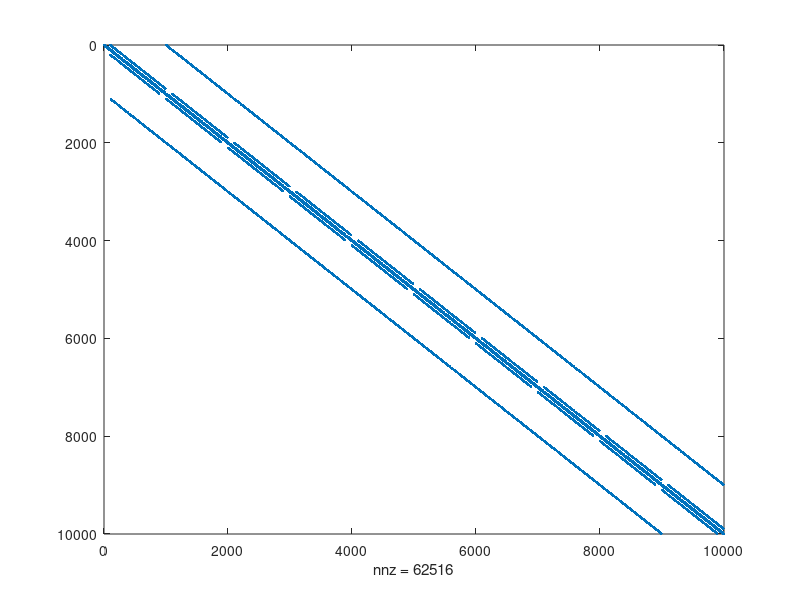

MATLAB code for this plot: (Note: this script raises an error after producing the figure.)
function hitchhiking()

    WA = 1.2;
    Wa = 0.9;
    r = 0.5;
    size=10;
    
    %(1)AB, (2)Ab, (3)aB, (4)ab
    birthdeathmat = birthdeathv3(size,WA,Wa,r);
    spy(birthdeathmat)
    %get probability of absorbption
    [V,D,W] = eig(full(birthdeathmat));
    absorbmatrix = sparse(size^4,size^4);
    for i = 1:size^4
        if(D(i,i)==1)
            elem = find(V(:,i) == 1);
            absorbmatrix(elem,:) = W(:,i)*(1/W(elem,i));
        end
    end
    
    save('absorbmat.mat', 'absorbmatrix');
end

function absorbtionmatrix()
    for n = 2:size
        %get rescue / hitchhiking but conditioned on fixation.
        vec = absorbmatrix(:,mat2elem(1,n,size,1,size));
        FA = 0;
        for i = 2:size^4 % skip the first state (0,0,0,0)
            if(vec(i) ~= 0)
                [AB,Ab,aB,ab] = elem2mat(i,size);
                [FAtemp] = projectF(AB-1,Ab-1,aB-1,ab-1,s,r,10);
                FA = FA+vec(i)*FAtemp/(1-vec(1)); %FAB/(FAB+FAb)
                %Fa = Fa+vec(i)*Fatemp/(1-vec(1));
            end
        end

        %FA
    end
end

function realizations(birthdeathmat)
        
    %realization
    mc = dtmc(transpose(birthdeathmat));
    t=100;
    out=simulate(mc,t,'X0',initialvec(1,3,size,1,size));
    matout = zeros(t,4);
    for i = 1:t
        [AB,Ab,aB,ab]=elem2mat(out(i),size);
        matout(i,:) = [AB,Ab,aB,ab];
    end
    
    plot(matout)
    dlmwrite("data/test.csv",matout)   
end

function FA = projectFAfromMatrix(size,mat)
    %get probability of absorbption
    [V,D,W] = eig(full(mat));
    absorbmatrix = sparse(size^4,size^4);
    for i = 1:size^4
        if(D(i,i)==1)
            elem = find(V(:,i) == 1);
            absorbmatrix(elem,:) = W(:,i)*(1/W(elem,i));
        end
    end
    
    %get rescue / hitchhiking but conditioned on fixation.
    vec = absorbmatrix(:,mat2elem(1,2,size,1,size));
    FA = 0;
    for i = 2:size^4 % skip the first state (0,0,0,0)
        if(vec(i) ~= 0)
            [AB,Ab,aB,ab] = elem2mat(i,size);
            [FAtemp] = projectF(AB-1,Ab-1,aB-1,ab-1,s,r,10);
            FA = FA+vec(i)*FAtemp/(1-vec(1)); %FAB/(FAB+FAb)
            %Fa = Fa+vec(i)*Fatemp/(1-vec(1));
        end
    end
    
    FA

end

function [E, V, MA, Ma] = data(t,initvec,powermat,size)
    resol = 100;
    
    temppower = eye(size^4);
    E = zeros(t,4);
    V = zeros(t,4);
    MA = zeros(t,resol);
    Ma = zeros(t,resol);
    
    for tt = 1:t
        vec = temppower*initvec;
        for i = 1: size^4
            [k,l,m,n] = elem2mat(i,size);
            E(tt,1) = E(tt,1) + (k-1)*vec(i);
            E(tt,2) = E(tt,2) + (l-1)*vec(i);
            E(tt,3) = E(tt,3) + (m-1)*vec(i);
            E(tt,4) = E(tt,4) + (n-1)*vec(i);
            V(tt,1) = V(tt,1) + (k-1)*(k-1)*vec(i);
            V(tt,2) = V(tt,2) + (l-1)*(l-1)*vec(i);
            V(tt,3) = V(tt,3) + (m-1)*(m-1)*vec(i);
            V(tt,4) = V(tt,4) + (n-1)*(n-1)*vec(i);
            
            %full prob dist for F
            if((k-1)+(l-1) ~= 0)
                %fixation of A occurred
                if(k-1 == 0)
                    MA(tt,1) = MA(tt,1) + vec(i);
                else
                    MA(tt,ceil(((k-1)/((k-1)+(l-1)))*resol)) =  MA(tt,ceil(((k-1)/((k-1)+(l-1)))*resol)) + vec(i);
                end
            else
                %no fixation of A occurred
                MA(tt,1) = MA(tt,1) + vec(i);
            end

            if((m-1)+(n-1) ~= 0)
                %fixation of A occurred
                if(m-1 == 0)
                    Ma(tt,1) = Ma(tt,1) + vec(i);
                else
                    Ma(tt,ceil(((m-1)/((m-1)+(n-1)))*resol)) =  Ma(tt,ceil(((m-1)/((m-1)+(n-1)))*resol)) + vec(i);
                end
            else
                %no fixation of A occurred
                Ma(tt,1) = Ma(tt,1) + vec(i);
            end
        end
        
        V(tt,1) = V(tt,1) - (E(tt,1)*E(tt,1));
        V(tt,2) = V(tt,2) - (E(tt,2)*E(tt,2));
        V(tt,3) = V(tt,3) - (E(tt,3)*E(tt,3));
        V(tt,4) = V(tt,4) - (E(tt,4)*E(tt,4));
                
        temppower = temppower*powermat;
    end
end

function vec = initialvec(AB,Ab,aB,ab,size)
vec = zeros(size^4,1);
vec(mat2elem(AB,Ab,aB,ab,size)) = 1;
end

function matrix = birthdeathv2(size, WA, Wa, r)
    matrix = sparse(size^4,size^4);
    for AB = 1:size
        for Ab = 1:size
            for aB = 1:size
                for ab = 1:size
                    if(AB~=size && Ab~= size) %process ends if AB || Ab == size
                        sum=AB+Ab+aB+ab-4;
                        temp = 0;
                        if(sum~=0)
                            fAB=(AB-1)/sum;
                            fAb=(Ab-1)/sum;
                            faB=(aB-1)/sum;
                            fab=(ab-1)/sum;
                            D=(fAB*fab-fAb*faB);
                            dAB=fAB-r*D;
                            dAb=fAb+r*D;
                            daB=faB+r*D;
                            dab=fab-r*D;
                            %Calculate temp
                            if(AB ~= 1)
                            temp = temp + (AB-1)*WA*0.1;
                            end
                            if(Ab ~= 1)
                            temp = temp + (Ab-1)*WA*0.1;
                            end
                            if(aB ~= 1)
                            temp = temp + (aB-1)*Wa*0.1;
                            end
                            if(ab ~= 1)
                            temp = temp + (ab-1)*Wa*0.1;
                            end
                            if(AB ~= size)
                            temp = temp + (fAB-r*(fAB*fab-fAb*faB));
                            end
                            if(Ab ~= size)
                            temp = temp + (fAb+r*(fAB*fab-fAb*faB));
                            end
                            if(aB ~= size)
                            temp = temp + (faB+r*(fAB*fab-fAb*faB));
                            end
                            if(ab ~= size)
                            temp = temp + (fab-r*(fAB*fab-fAb*faB));
                            end

                            %actual probabilities conditioned on either birth
                            %or death happening.
                            if(temp ~= 0)                           
                                if(AB ~= 1)
                                matrix(mat2elem(AB-1,Ab,aB,ab,size),mat2elem(AB,Ab,aB,ab,size)) = fAB ; 
                                end
                                if(Ab ~= 1)
                                matrix(mat2elem(AB,Ab-1,aB,ab,size),mat2elem(AB,Ab,aB,ab,size)) = (Ab-1)*WA*0.1/temp; 
                                end
                                if(aB ~= 1)
                                matrix(mat2elem(AB,Ab,aB-1,ab,size),mat2elem(AB,Ab,aB,ab,size)) = (aB-1)*Wa*0.1/temp; 
                                end
                                if(ab ~= 1)
                                matrix(mat2elem(AB,Ab,aB,ab-1,size),mat2elem(AB,Ab,aB,ab,size)) = (ab-1)*Wa*0.1/temp;
                                end

                                if(AB ~= size)
                                matrix(mat2elem(AB+1,Ab,aB,ab,size),mat2elem(AB,Ab,aB,ab,size)) = ((fAB-r*(fAB*fab-fAb*faB))/temp); 
                                end
                                if(Ab ~= size)
                                matrix(mat2elem(AB,Ab+1,aB,ab,size),mat2elem(AB,Ab,aB,ab,size)) = ((fAb+r*(fAB*fab-fAb*faB))/temp); 
                                end
                                if(aB ~= size)
                                matrix(mat2elem(AB,Ab,aB+1,ab,size),mat2elem(AB,Ab,aB,ab,size)) = ((faB+r*(fAB*fab-fAb*faB))/temp); 
                                end
                                if(ab ~= size)
                                matrix(mat2elem(AB,Ab,aB,ab+1,size),mat2elem(AB,Ab,aB,ab,size)) = ((fab-r*(fAB*fab-fAb*faB))/temp); 
                                end
                            else
                                matrix(mat2elem(AB,Ab,aB,ab,size),mat2elem(AB,Ab,aB,ab,size)) = 1;
                            end
                        end
                    else
                    %if AB == size || Ab == size
                    matrix(mat2elem(AB,Ab,aB,ab,size),mat2elem(AB,Ab,aB,ab,size)) = 1;
                    end                    
                end
            end
        end
    end
    
    matrix(1,1) = 1;
    
end

function matrix = birthdeathv3(size, WA, Wa, r)
    matrix = sparse(size^4,size^4);
    for AB = 1:size
        for Ab = 1:size
            for aB = 1:size
                for ab = 1:size
                    if(AB~=size && Ab~= size) %process ends if AB || Ab == size
                        sum=AB+Ab+aB+ab-4;
                        if(sum~=0)
                            fAB=(AB-1)/sum;
                            fAb=(Ab-1)/sum;
                            faB=(aB-1)/sum;
                            fab=(ab-1)/sum;
                            D=(fAB*fab-fAb*faB);
                            dAB=fAB-r*D;
                            dAb=fAb+r*D;
                            daB=faB+r*D;
                            dab=fab-r*D;
                            deathAB=2-WA;
                            deathAb=2-WA;
                            deathaB=2-Wa;
                            deathab=2-Wa;
                            weightedsumdeath = (fAB*deathAB+fAb*deathAb+faB*deathaB+fab*deathab);
                            Pbirth=1/(1+weightedsumdeath);
                            Pdeath=1-Pbirth;
                            if(AB ~= 1)
                            matrix(mat2elem(AB-1,Ab,aB,ab,size),mat2elem(AB,Ab,aB,ab,size)) = Pdeath*(fAB*deathAB)/(weightedsumdeath);
                            end
                            if(Ab ~= 1)
                            matrix(mat2elem(AB,Ab-1,aB,ab,size),mat2elem(AB,Ab,aB,ab,size)) = Pdeath*(fAb*deathAb)/(weightedsumdeath); 
                            end
                            if(aB ~= 1)
                            matrix(mat2elem(AB,Ab,aB-1,ab,size),mat2elem(AB,Ab,aB,ab,size)) = Pdeath*(faB*deathaB)/(weightedsumdeath);
                            end
                            if(ab ~= 1)
                            matrix(mat2elem(AB,Ab,aB,ab-1,size),mat2elem(AB,Ab,aB,ab,size)) = Pdeath*(fab*deathab)/(weightedsumdeath);
                            end

                            matrix(mat2elem(AB+1,Ab,aB,ab,size),mat2elem(AB,Ab,aB,ab,size)) = Pbirth*dAB; 
                            matrix(mat2elem(AB,Ab+1,aB,ab,size),mat2elem(AB,Ab,aB,ab,size)) = Pbirth*dAb;                                 
                            if(aB ~= size)
                                matrix(mat2elem(AB,Ab,aB+1,ab,size),mat2elem(AB,Ab,aB,ab,size)) = Pbirth*daB; 
                            else
                                matrix(mat2elem(AB,Ab,aB,ab,size),mat2elem(AB,Ab,aB,ab,size)) = Pbirth*daB;                                 
                            end
                            if(ab ~= size)
                                matrix(mat2elem(AB,Ab,aB,ab+1,size),mat2elem(AB,Ab,aB,ab,size)) = Pbirth*dab; 
                            else
                                matrix(mat2elem(AB,Ab,aB,ab,size),mat2elem(AB,Ab,aB,ab,size)) = matrix(mat2elem(AB,Ab,aB,ab,size),mat2elem(AB,Ab,aB,ab,size)) + Pbirth*dab;                                 
                            end
                        else
                            matrix(mat2elem(AB,Ab,aB,ab,size),mat2elem(AB,Ab,aB,ab,size)) = 1;
                        end
                    else
                    %if AB == size || Ab == size
                    matrix(mat2elem(AB,Ab,aB,ab,size),mat2elem(AB,Ab,aB,ab,size)) = 1;
                    end                    
                end
            end
        end
    end
    matrix(1,1) = 1;
    
end

function index = mat2elem(i,j,k,l,N)
index = (l-1)*N*N*N+(k-1)*N*N+(j-1)*N+i;
end

function [i,j,k,l] = elem2mat(index, N)
    i = mod(index-1,N)+1;
    j = mod(floor((index-1)/(N)),N)+1;
    k = mod(floor((index-1)/(N*N)),N)+1;
    l = mod(floor((index-1)/(N*N*N)),N)+1;
end

function [FA] = projectF(AB,Ab,aB,ab,s,r,t)
    sum = AB+Ab+aB+ab;
    fAB = AB/sum;
    fAb = Ab/sum;
    faB = aB/sum;
    fab = ab/sum;
    for i = 1:t
        Wbar = fAB*(1+s)+fAb*(1+s)+faB+fab;
        fABn=(fAB*fAB*(1+s)^2+fAB*faB*(1+s)+fAB*fAb*(1+s)^2+fAB*fab*(1+s)*(1-r)+faB*fAb*(1+s)*r)/(Wbar^2);
        fAbn=(fAb*fAb*(1+s)^2+fAb*fab*(1+s)+fAb*fAB*(1+s)^2+fAB*fab*(1+s)*r+faB*fAb*(1+s)*(1-r))/(Wbar^2);
        faBn=(faB*faB+faB*fab+faB*fAB*(1+s)+fAB*fab*(1+s)*r+faB*fAb*(1+s)*(1-r))/(Wbar^2);
        fabn=(fab*fab+fab*faB+fab*fAb*(1+s)+fAB*fab*(1+s)*(1-r)+faB*fAb*(1+s)*r)/(Wbar^2);
        fAB = fABn;
        fAb = fAbn;
        faB = faBn;
        fab = fabn;
    end
    FA = fAB/(fAB+fAb);
    %Fa = faB/(faB+fab);
end

% CODE GRAVEYARD

function [i,j,k,l] = multinomial(AB,Ab,aB,ab,ABn,Abn,aBn,abn,wA,wa,r)
    sum = AB+Ab+aB+ab;
    if(sum ~= 0)
        %initialize
        fAB=AB/sum;
        fAb=Ab/sum;
        faB=aB/sum;
        fab=ab/sum;
        Wbar=(fAB+fAb)*wA+(faB+fab)*wa;

        %selection
        fABs = fAB*wA/Wbar;
        fAbs = fAb*wA/Wbar;
        faBs = faB*wa/Wbar;
        fabs = fab*wa/Wbar;

        %recombination
        D = fABs*fabs-fAbs*faBs;
        fABr = fABs - r*D;
        fAbr = fAbs + r*D;
        faBr = faBs + r*D;
        fabr = fabs - r*D;

        %multinomial
        fABr^ABn*fAbr^Abn*faB^aBn*faBr^aBn*fabr^abn*nchoosek(n,k);

        
    end
    
end

function matrix = recombinationMatrix(size, rec,dt)
    matrix = sparse(size^4,size^4);
    for AB = 1:size
        for Ab = 1:size
            for aB = 1:size
                for ab = 1:size
                    sum=AB+Ab+aB+ab-4;
                    temp =0;
                    if(AB ~= size && Ab ~= 1 && aB ~= 1 && ab ~= size)
                    matrix(mat2elem(AB+1,Ab-1,aB-1,ab+1,size), mat2elem(AB,Ab,aB,ab,size)) = (Ab-1)*(aB-1)*dt*rec; temp = temp + (Ab-1)*(aB-1)*dt*rec;
                    end
                    if(AB ~= 1 && Ab ~= size && aB ~= size && ab ~= 1)
                    matrix(mat2elem(AB-1,Ab+1,aB+1,ab-1,size), mat2elem(AB,Ab,aB,ab,size)) = (AB-1)*(ab-1)*dt*rec; temp = temp + (AB-1)*(ab-1)*dt*rec;                 
                    end
                    
                    if(sum ~= 0)
                    matrix(mat2elem(AB,Ab,aB,ab,size), mat2elem(AB,Ab,aB,ab,size)) = 1-temp;
                    end
                end
            end
        end
    end
    
    matrix(1,1) = 1;
    
end

function matrix = selectionMatrix(size, bA, dA, ba, da, dt)
    matrix = sparse(size^4,size^4);
    for AB = 1:size
        for Ab = 1:size
            for aB = 1:size
                for ab = 1:size
                    sum=AB+Ab+aB+ab-4;
                    temp = 0;
                    if(AB ~= 1)
                    matrix(mat2elem(AB-1,Ab,aB,ab,size),mat2elem(AB,Ab,aB,ab,size)) = (AB-1)*dt*dA; temp=temp+(AB-1)*dt*dA;
                    end
                    if(Ab ~= 1)
                    matrix(mat2elem(AB,Ab-1,aB,ab,size),mat2elem(AB,Ab,aB,ab,size)) = (Ab-1)*dt*dA; temp=temp+(Ab-1)*dt*dA;
                    end
                    if(aB ~= 1)
                    matrix(mat2elem(AB,Ab,aB-1,ab,size),mat2elem(AB,Ab,aB,ab,size)) = (aB-1)*dt*da; temp=temp+(aB-1)*dt*da;
                    end
                    if(ab ~= 1)
                    matrix(mat2elem(AB,Ab,aB,ab-1,size),mat2elem(AB,Ab,aB,ab,size)) = (ab-1)*dt*da; temp=temp+(ab-1)*dt*da;
                    end
                    
                    if(AB ~= 1 && AB ~= size)
                    matrix(mat2elem(AB+1,Ab,aB,ab,size),mat2elem(AB,Ab,aB,ab,size)) = (AB-1)*dt*bA; temp=temp+(AB-1)*dt*bA;
                    end
                    if(Ab ~= 1 && Ab ~= size)
                    matrix(mat2elem(AB,Ab+1,aB,ab,size),mat2elem(AB,Ab,aB,ab,size)) = (Ab-1)*dt*bA; temp=temp+(Ab-1)*dt*bA;
                    end
                    if(aB ~= 1 && aB ~= size)
                    matrix(mat2elem(AB,Ab,aB+1,ab,size),mat2elem(AB,Ab,aB,ab,size)) = (aB-1)*dt*ba; temp=temp+(aB-1)*dt*ba;
                    end
                    if(ab ~= 1 && ab ~= size)
                    matrix(mat2elem(AB,Ab,aB,ab+1,size),mat2elem(AB,Ab,aB,ab,size)) = (ab-1)*dt*ba; temp=temp+(ab-1)*dt*ba;
                    end
                    
                    
                    if(sum ~= 0)
                    matrix(mat2elem(AB,Ab,aB,ab,size),mat2elem(AB,Ab,aB,ab,size)) = 1-temp;
                    end
                end
            end
        end
    end
    
    matrix(1,1) = 1;
    
end

function matrix = birthdeathv1(size, sA, r)
    matrix = sparse(size^4,size^4);
    for AB = 1:size
        for Ab = 1:size
            for aB = 1:size
                for ab = 1:size
                    sum=AB+Ab+aB+ab-4;
                    temp = 0;
                    if(sum~=0)
                        fAB=(AB-1)/sum;
                        fAb=(Ab-1)/sum;
                        faB=(aB-1)/sum;
                        fab=(ab-1)/sum;
                        %Calculate temp
                        if(AB ~= 1 && AB ~= size)
                        temp = temp + (AB-1)*(1-sA)*0.1;
                        end
                        if(Ab ~= 1 && Ab ~= size)
                        temp = temp + (Ab-1)*(1-sA)*0.1;
                        end
                        if(aB ~= 1)
                        temp = temp + (aB-1)*0.1;
                        end
                        if(ab ~= 1)
                        temp = temp + (ab-1)*0.1;
                        end
                        if(AB ~= size)
                        temp = temp + (fAB-r*(fAB*fab-fAb*faB));
                        end
                        if(Ab ~= size)
                        temp = temp + (fAb+r*(fAB*fab-fAb*faB));
                        end
                        if(aB ~= size)
                        temp = temp + (faB+r*(fAB*fab-fAb*faB));
                        end
                        if(ab ~= size)
                        temp = temp + (fab-r*(fAB*fab-fAb*faB));
                        end
                        
                        %actual probabilities conditioned on either birth
                        %or death happening.
                        if(temp ~= 0)
                            if(AB ~= 1 && AB ~= size)
                            matrix(mat2elem(AB-1,Ab,aB,ab,size),mat2elem(AB,Ab,aB,ab,size)) = (AB-1)*(1-sA)*0.1/temp; 
                            end
                            if(Ab ~= 1 && Ab ~= size)
                            matrix(mat2elem(AB,Ab-1,aB,ab,size),mat2elem(AB,Ab,aB,ab,size)) = (Ab-1)*(1-sA)*0.1/temp; 
                            end
                            if(aB ~= 1)
                            matrix(mat2elem(AB,Ab,aB-1,ab,size),mat2elem(AB,Ab,aB,ab,size)) = (aB-1)*0.1/temp; 
                            end
                            if(ab ~= 1)
                            matrix(mat2elem(AB,Ab,aB,ab-1,size),mat2elem(AB,Ab,aB,ab,size)) = (ab-1)*0.1/temp;
                            end

                            if(AB ~= size)
                            matrix(mat2elem(AB+1,Ab,aB,ab,size),mat2elem(AB,Ab,aB,ab,size)) = ((fAB-r*(fAB*fab-fAb*faB))/temp); 
                            end
                            if(Ab ~= size)
                            matrix(mat2elem(AB,Ab+1,aB,ab,size),mat2elem(AB,Ab,aB,ab,size)) = ((fAb+r*(fAB*fab-fAb*faB))/temp); 
                            end
                            if(aB ~= size)
                            matrix(mat2elem(AB,Ab,aB+1,ab,size),mat2elem(AB,Ab,aB,ab,size)) = ((faB+r*(fAB*fab-fAb*faB))/temp); 
                            end
                            if(ab ~= size)
                            matrix(mat2elem(AB,Ab,aB,ab+1,size),mat2elem(AB,Ab,aB,ab,size)) = ((fab-r*(fAB*fab-fAb*faB))/temp); 
                            end
                        else
                            matrix(mat2elem(AB,Ab,aB,ab,size),mat2elem(AB,Ab,aB,ab,size)) = 1;
                        end
                    end
                end
            end
        end
    end
    
    matrix(1,1) = 1;
    
end


